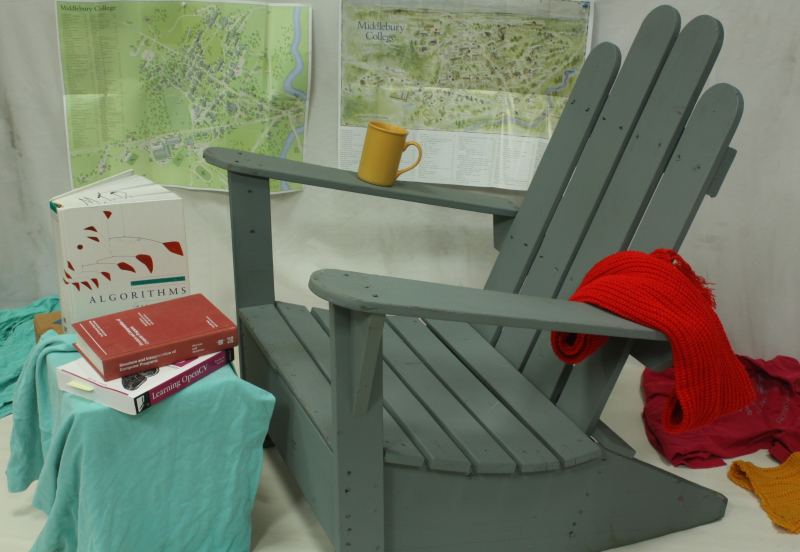
#> input picture L.jpeg, 1600 x 1104 px, found by its file name (shown at 1/2 size)
$ jupyter execute test1.ipynb
#> lines starting #> are read from the running program, lines starting #| are printed output that depends on the picture; after the words box and inside, x2 and y2 are one past the last pixel; in counts of white or black regions, pixels touching at a corner belong together
[cell 1]
import cv2
import numpy as np
from matplotlib import pyplot as plt


# l = cv2.imread('left/1.jpg')
# r = cv2.imread('right/1.jpg')

r = cv2.imread('/home/aadiv/Documents/WPI/Fall 21/RBE 549 - Computer Vision/Project/L.jpeg')
#> r is the input picture: shape (1104, 1600, 3); mean B, G, R 103.1, 120.7, 115.7
l = cv2.imread('/home/aadiv/Documents/WPI/Fall 21/RBE 549 - Computer Vision/Project/R.jpeg')
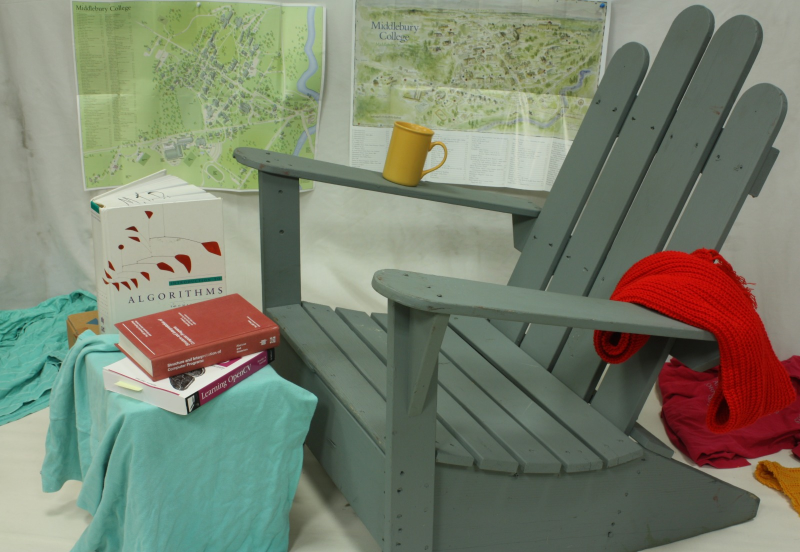
#> input picture images/R.jpeg, 1600 x 1104 px, found by its file name (shown at 1/2 size)
#> l is the input picture: shape (1104, 1600, 3); mean B, G, R 110.4, 128.9, 122.6

# print(imgL)
# print(imgR)

imgL = cv2.cvtColor(l, cv2.COLOR_BGR2GRAY)
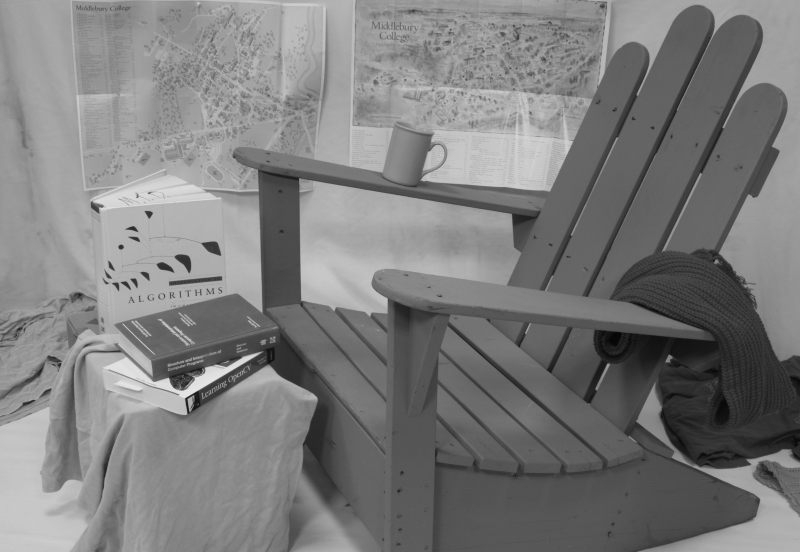
#> imgL: shape (1104, 1600) (shown at 1/2 size); min 4, max 236, mean 124.9
imgR = cv2.cvtColor(r, cv2.COLOR_BGR2GRAY)
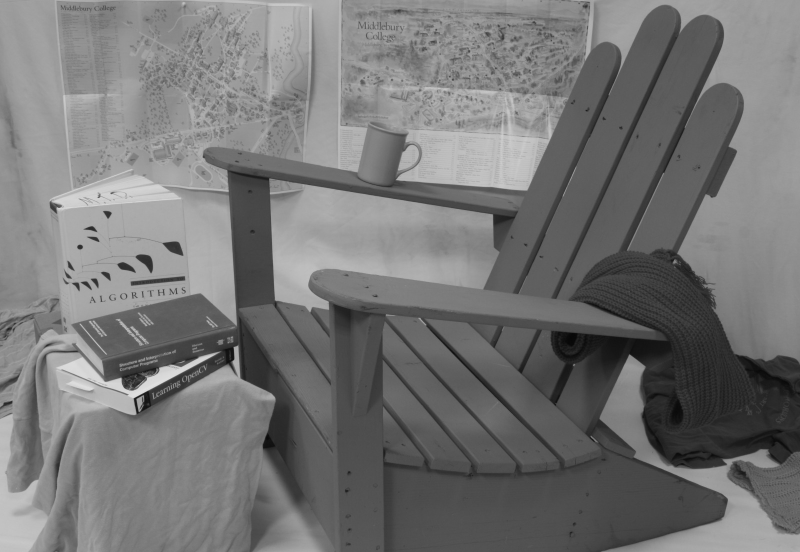
#> imgR: shape (1104, 1600) (shown at 1/2 size); min 5, max 230, mean 117.2

stereo = cv2.StereoBM_create(numDisparities=160, blockSize=15)
disparity = stereo.compute(imgL,imgR)
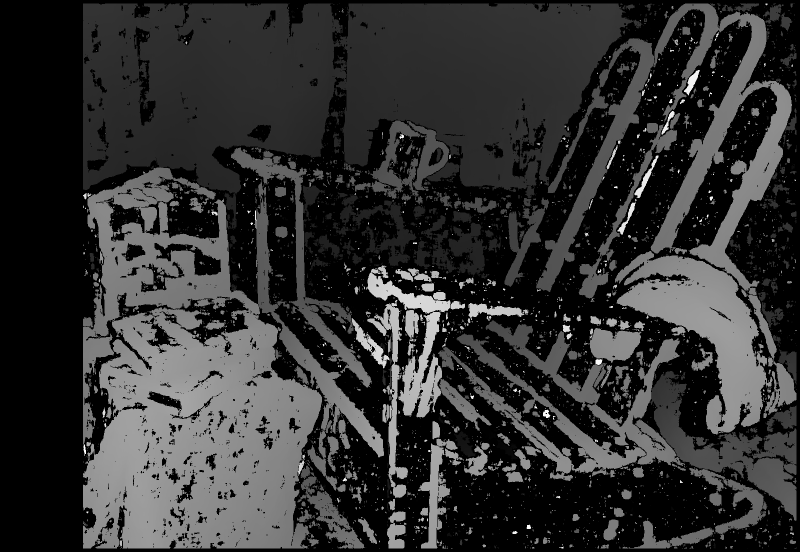
#> disparity: shape (1104, 1600) int16 (shown at 1/2 size); min -16, max 2544, mean 489.2; drawn with min black and max white

plt.imshow(disparity,'gray')
plt.show()

print("Success")

[cell 2]
def create_output(vertices, colors, filename):
	colors = colors.reshape(-1,3)
	vertices = np.hstack([vertices.reshape(-1,3),colors])

	ply_header = '''ply
		format ascii 1.0
		element vertex %(vert_num)d
		property float x
		property float y
		property float z
		property uchar red
		property uchar green
		property uchar blue
		end_header
		'''
	with open(filename, 'w') as f:
		f.write(ply_header %dict(vert_num=len(vertices)))
		np.savetxt(f,vertices,'%f %f %f %d %d %d')

#Function that Downsamples image x number (reduce_factor) of times.
def downsample_image(image, reduce_factor):
	for i in range(0,reduce_factor):
		#Check if image is color or grayscale
		if len(image.shape) > 2:
			row,col = image.shape[:2]
		else:
			row,col = image.shape

		image = cv2.pyrDown(image, dstsize= (col//2, row // 2))
	return image

def write_ply(fn, verts, colors):
    ply_header = '''ply
    format ascii 1.0
    element vertex %(vert_num)d
    property float x
    property float y
    property float z
    property uchar red
    property uchar green
    property uchar blue
    end_header
    '''
    out_colors = colors.copy()
    verts = verts.reshape(-1, 3)
    verts = np.hstack([verts, out_colors])
    with open(fn, 'wb') as f:
        f.write((ply_header % dict(vert_num=len(verts))).encode('utf-8'))
        np.savetxt(f, verts, fmt='%f %f %f %d %d %d ')

[cell 3]
f = 3997.684
q2 = np.float32([[1,0,0,0],
                [0,-1,0,0],
                [0,0,f*0.05,0],
                [0,0,0,1]])
points3d = cv2.reprojectImageTo3D(disparity,q2)
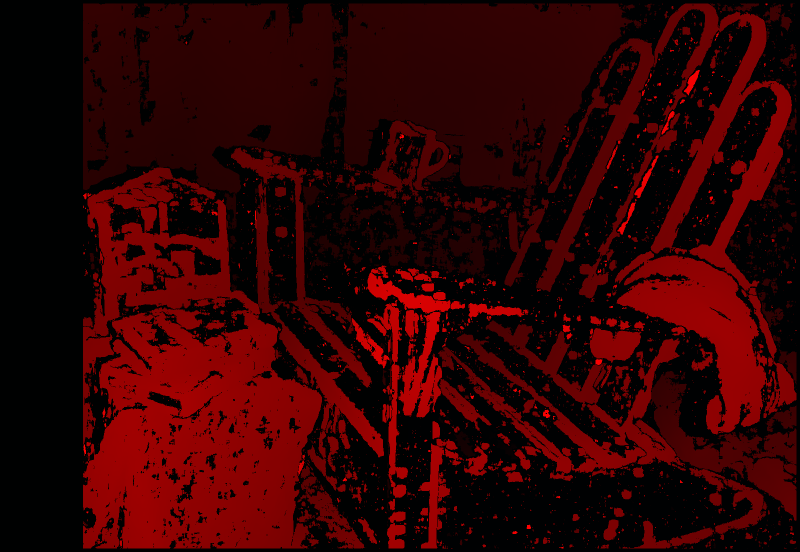
#> points3d: shape (1104, 1600, 3) float32 (shown at 1/2 size); mean of channels 0, 1, 2 798.7, -551.4, 98368.6; drawn with min black and max white

# plt.show(points3d)
# print(points3d)

[cell 4]
colors = cv2.cvtColor(l, cv2.COLOR_BGR2RGB)
#Get rid of points with value 0 (i.e no depth)
mask_map = disparity > disparity.min()
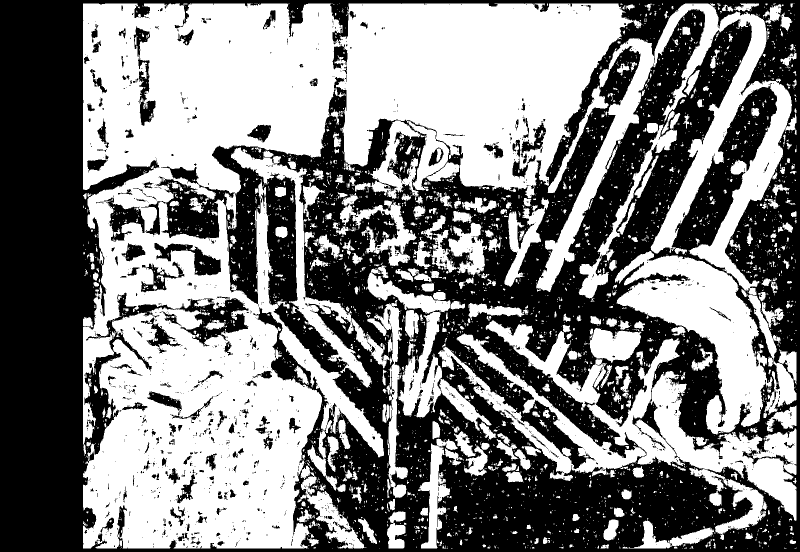
#> mask_map: shape (1104, 1600) bool (shown at 1/2 size); 51.2% white; 1708 black regions (1505 under 20 px), largest, box (x1, y1, x2, y2) and area: (0, 0, 1600, 1104) 823107, (309, 486, 442, 551) 3248, (207, 395, 289, 484) 2887
#Mask colors and points.
output_points = points3d[mask_map]
output_colors = colors[mask_map]
#Define name for output file
output_file = 'reconstructed.ply'
#Generate point cloud
print ("\n Creating the output file... \n")
create_output(output_points, output_colors, output_file)
print("Complete")

[cell 5]
gray = cv2.cvtColor(r,cv2.COLOR_BGR2GRAY)
sift = cv2.SIFT_create()
kp = sift.detect(gray,None)
#> kp = 2593 keypoints; strongest (x, y, size): (160, 494, 6.6), (270, 798, 4.6), (216, 428, 8.7), (302, 765, 19.6)
img=cv2.drawKeypoints(gray,kp,r)
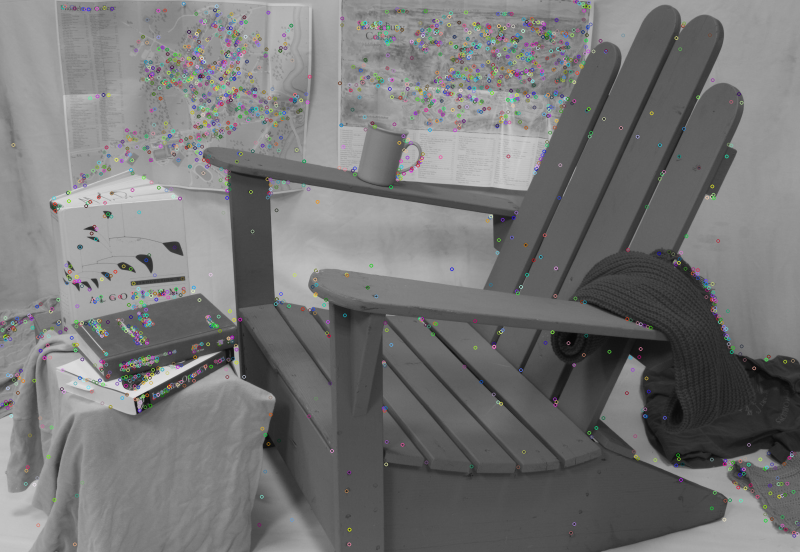
#> img: shape (1104, 1600, 3) (shown at 1/2 size); mean B, G, R 117.3, 117.3, 117.3

plt.imshow(img,'gray')
plt.show()

[cell 6]
cam1 = np.array([[3997.684, 0, 1176.728], [0, 3997.684, 1011.728], [0, 0, 1]])
cam2 = np.array([[3997.684, 0, 1307.839], [0, 3997.684, 1011.728], [0, 0, 1]])
doffs = 131.111
baseline = 193.001
width = 2964
height = 1988
ndisp = 280
isint = 0
vmin = 31
vmax = 257
dyavg = 0.918
dymax = 1.516

[cell 7]
# Calculate depth-to-disparity


# print(cam1)

Tmat = np.array([0.54, 0., 0.])

rev_proj_matrix = np.zeros((4,4))

cv2.stereoRectify(cameraMatrix1 = cam1,cameraMatrix2 = cam2, \
                  distCoeffs1 = 0, distCoeffs2 = 0, \
                  imageSize = l.shape[:2], \
                  R = np.identity(3), T = Tmat, \
                  R1 = None, R2 = None, \
                  P1 =  None, P2 =  None, Q = rev_proj_matrix);

print(type(rev_proj_matrix))

[cell 8]
points = cv2.reprojectImageTo3D(imgL, rev_proj_matrix)
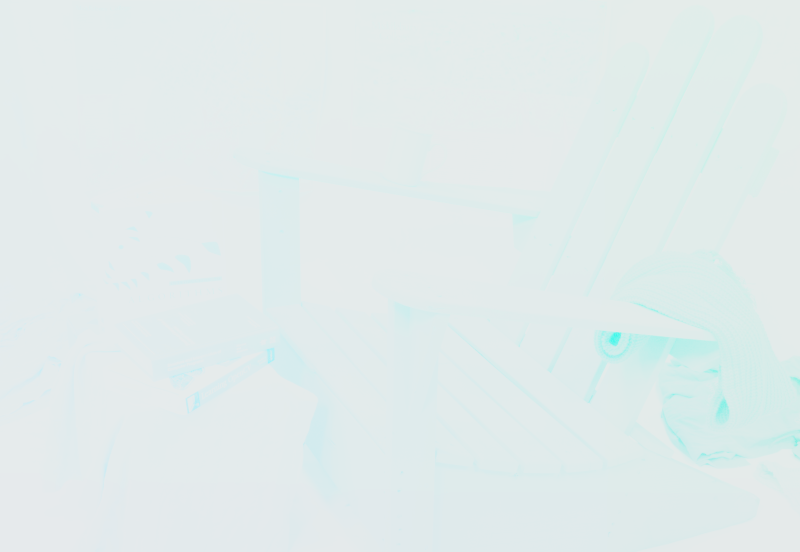
#> points: shape (1104, 1600, 3) float32 (shown at 1/2 size); mean of channels 0, 1, 2 1.7, 2.1, -20.7; drawn with min black and max white

print(imgL.shape)
#| (1104, 1600)

#reflect on x axis
reflect_matrix = np.identity(3)
reflect_matrix[0] *= -1
points = np.matmul(points,reflect_matrix)

print("points",points.shape)
#| points (1104, 1600, 3)

#extract colors from image
colors = cv2.cvtColor(l, cv2.COLOR_BGR2RGB)

#filter by min disparity
mask = imgL > imgL.min()
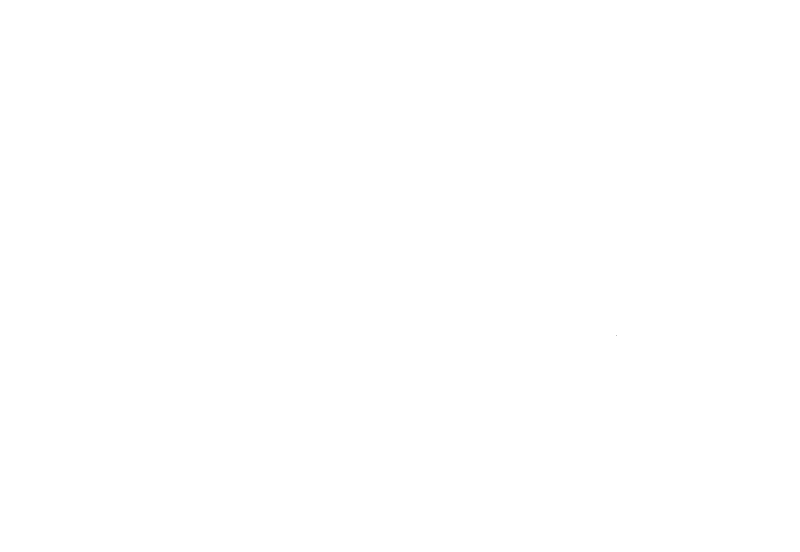
#> mask: shape (1104, 1600) bool (shown at 1/2 size); 100% white; black in thin lines or dots, all inside (x1, y1, x2, y2) = (1232, 670, 1233, 671)
out_points = points[mask]
out_colors = colors[mask]

print(out_points)
#> (printed output is left out)

#filter by dimension
idx = np.fabs(out_points[:,0]) < 4.5
out_points = out_points[idx]
out_colors = out_colors.reshape(-1, 3)
out_colors = out_colors[idx]

create_output(out_points, out_colors, 'output.ply')
print('%s saved' % 'out.ply')
